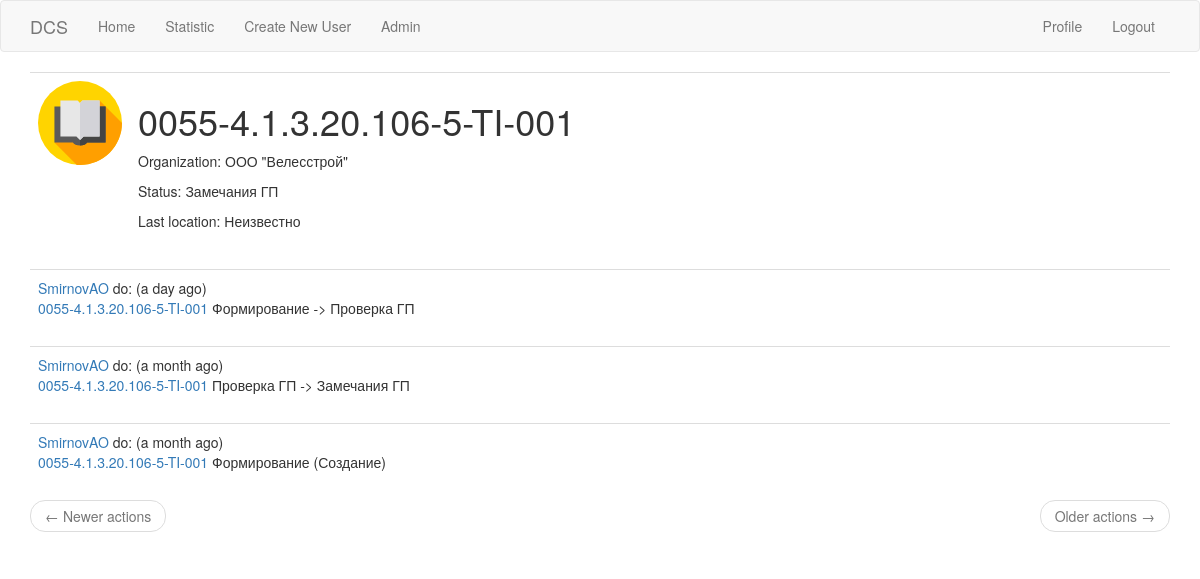
The app's page /book/AGPZ-000010 (signed in) with its own data.
### app/models.py (models this page shows, shortened)
class Book(db.Model):
    id = db.Column(db.Integer, primary_key=True)
    qr_id = db.Column(db.String(20), index=True, unique=True)
    real_id = db.Column(db.String(140))
    company_id = db.Column(db.Integer, db.ForeignKey('company.id'))
    status_id = db.Column(db.Integer, db.ForeignKey('book_status.id'))
    actions = db.relationship('Action', backref='book', lazy='dynamic')

class Company(db.Model):
    id = db.Column(db.Integer, primary_key=True)
    org_full_name = db.Column(db.String(120), nullable=False)
    org_short_name = db.Column(db.String(20), nullable=False)
    org_type = db.Column(db.String(20), nullable=False)
    books = db.relationship('Book', backref='company', lazy='dynamic')
    users = db.relationship('User', backref='company', lazy='dynamic')

class BookStatus(db.Model):
    id = db.Column(db.Integer, primary_key=True)
    status_name = db.Column(db.String(60), nullable=False)
    books = db.relationship('Book', backref='book_status', lazy='dynamic')

class Action(db.Model):
    id = db.Column(db.Integer, primary_key=True)
    action = db.Column(db.String(140))
    timestamp = db.Column(db.DateTime, index=True, default=datetime.utcnow())
    location = db.Column(db.String(30))
    old_status_id = db.Column(db.Integer, db.ForeignKey('book_status.id'))
    new_status_id = db.Column(db.Integer, db.ForeignKey('book_status.id'))
    user_id = db.Column(db.Integer, db.ForeignKey('user.id'))
    book_id = db.Column(db.Integer, db.ForeignKey('book.id'))
    old_status = db.relationship('BookStatus', foreign_keys=[old_status_id])
    new_status = db.relationship('BookStatus', foreign_keys=[new_status_id])

class User(UserMixin, db.Model):
    id = db.Column(db.Integer, primary_key=True)
    username = db.Column(db.String(64), index=True, unique=True)
    email = db.Column(db.String(120), index=True, unique=True)
    telegram_id = db.Column(db.Integer)
    password_hash = db.Column(db.String(128))
    last_seen = db.Column(db.DateTime, default=datetime.utcnow)
    user_role_id = db.Column(db.Integer, db.ForeignKey('role.id'))
    user_company_id = db.Column(db.Integer, db.ForeignKey('company.id'))
    actions = db.relationship('Action', backref='author', lazy='dynamic')
    def has_role(self, role):
        return role == Role.query.get(self.user_role_id).role_name

### app/routes.py (the view)
@app.route('/book/<book_qr_id>')
@login_required
def book(book_qr_id):
    book = Book.query.filter_by(qr_id=book_qr_id).first_or_404()
    page = request.args.get('page', 1, type=int)
    actions = book.actions.order_by(Action.timestamp.desc()).paginate(page, app.config['ACTIONS_PER_PAGE'], False)
    next_url = url_for('book', username=book.qr_id, page=actions.next_num) if actions.has_next else None
    prev_url = url_for('book', username=book.qr_id, page=actions.prev_num) if actions.has_prev else None
    return render_template('book.html', book=book, actions=actions.items, title='Book',
                           next_url=next_url, prev_url=prev_url)

### app/models.py (called while the page is built)
@login.user_loader
def load_user(id):
    return User.query.get(int(id))

### app/routes.py (called while the page is built)
@app.before_request
def before_request():
    if current_user.is_authenticated:
        current_user.last_seen = datetime.utcnow()
        db.session.commit()

### app/templates/book.html
{% extends "base.html" %}
{% block app_content %}
    <table class="table table-hover">
        <tr>
            <td width="100px"><img src="../static/book.svg" alt="" ></td>
            <td>
                <h1>{{ book.real_id }}</h1>
                <p>Organization: {{ book.company.org_full_name }}</p>
                <p>Status: {{ book.book_status.status_name }}</p>
                <p>Last location: {{ actions[0].location }}</p>
            </td>
        </tr>
    </table>
    {% if actions %}
        {% for action in actions %}
            {% include '_action.html' %}
        {% endfor %}
        <nav aria-label="...">
        <ul class="pager">
            <li class="previous{% if not prev_url %} disabled{% endif %}">
                <a href="{{ prev_url or '#' }}">
                    <span aria-hidden="true">&larr;</span> Newer actions
                </a>
            </li>
            <li class="next{% if not next_url %} disabled{% endif %}">
                <a href="{{ next_url or '#' }}">
                    Older actions <span aria-hidden="true">&rarr;</span>
                </a>
            </li>
        </ul>
    </nav>
    {% else %}
        <h3 class="text-center text-muted bg-warning col-md-4 col-md-offset-4">Book has no actions</h3>
    {% endif %}
{% endblock %}

### app/templates/_action.html
<table class="table table-hover">
    <tr>
        <td>
            <a href="{{ url_for('user', username=action.author.username) }}">{{ action.author.username }}</a> do: ({{ moment(action.timestamp).fromNow() }})
            <br><a href="{{ url_for('book', book_qr_id=action.book.qr_id) }}">{{ action.book.real_id  }}</a> {{ action.action }}
        </td>
    </tr>
</table>

### records on screen
Book: real_id "0055-4.1.3.20.106-5-TI-001"
Company: company.org_full_name "ООО \"Велесстрой\""
BookStatus: book_status.status_name "Замечания ГП"
Action: location "Неизвестно", author.username "SmirnovAO", timestamp "a day ago", book.real_id "0055-4.1.3.20.106-5-TI-001", action "Формирование -> Проверка ГП"
Action: author.username "SmirnovAO", timestamp "a month ago", book.real_id "0055-4.1.3.20.106-5-TI-001", action "Проверка ГП -> Замечания ГП"
Action: author.username "SmirnovAO", timestamp "a month ago", book.real_id "0055-4.1.3.20.106-5-TI-001", action "Формирование (Создание)"
